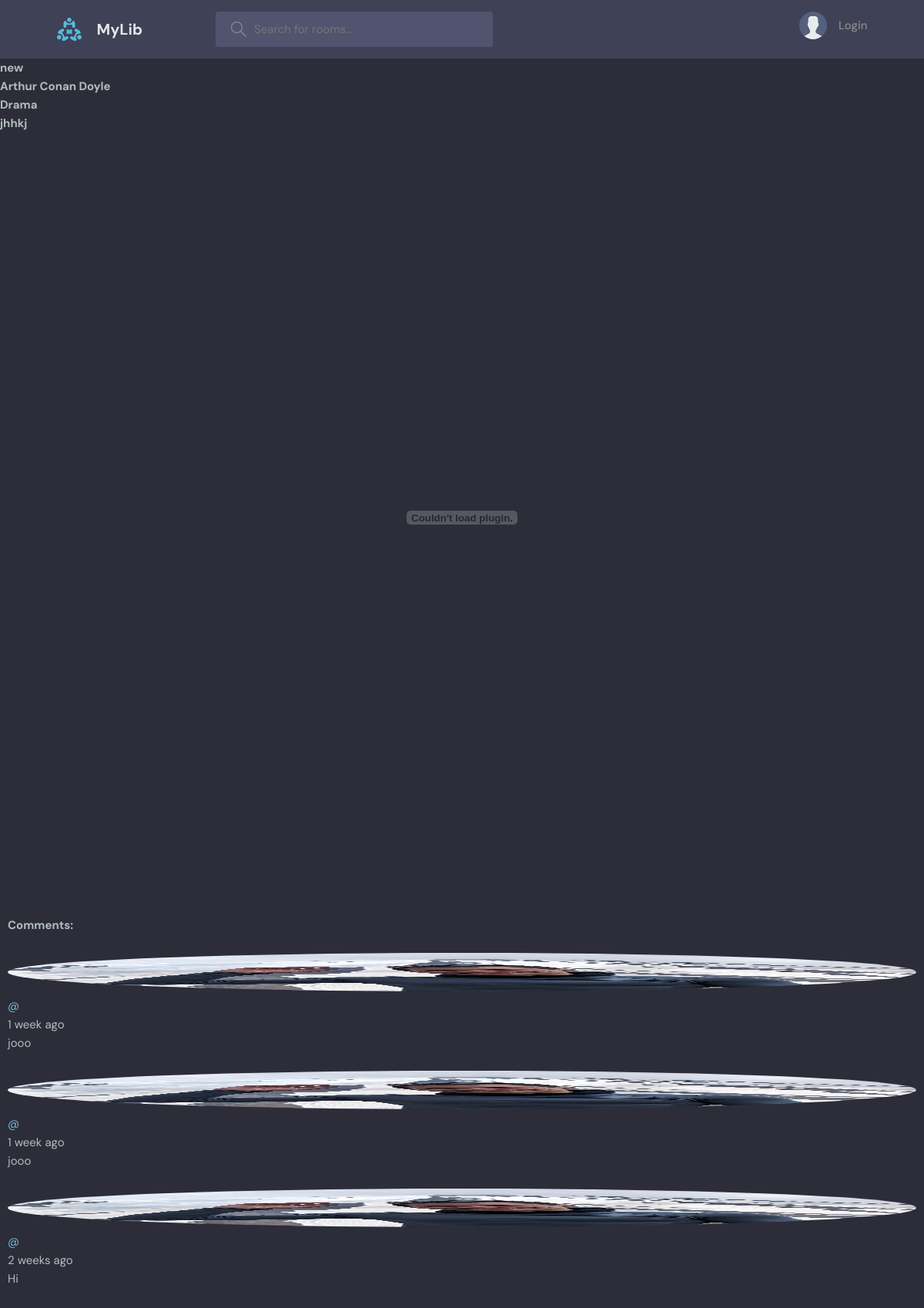
/reading/7/, run on the app's committed database.
### base/models.py (models this page shows, shortened)
class Book(models.Model):
    creator = models.ForeignKey('User', on_delete=models.SET("Unknown User"))
    picture = models.ImageField(null=True, blank=True, default="no_cover.png")
    name = models.CharField(max_length=200)
    author = models.ForeignKey(Author, on_delete=models.SET("Unknown Author"))
    genre = models.ManyToManyField(Genre, related_name='books', blank=True)
    description = models.TextField(max_length=1000)
    file = models.FileField(null=True)
    updated = models.DateTimeField(auto_now=True)  # when updated
    created = models.DateTimeField(auto_now_add=True)  # when created
    class Meta:
        ordering = ['-name']

class Author(models.Model):
    name = models.CharField(max_length=200)
    def __str__(self):
        return self.name

class Genre(models.Model):
    name = models.CharField(max_length=200)
    def __str__(self):
        return self.name

class Comment(models.Model):
    user = models.ForeignKey(User, on_delete=models.CASCADE)
    book = models.ForeignKey(Book, on_delete=models.CASCADE)
    body = models.TextField()
    updated = models.DateTimeField(auto_now=True)
    created = models.DateTimeField(auto_now_add=True)
    class Meta:
        ordering = ['-updated', '-created']

class User(AbstractUser):
    books = models.ManyToManyField(Book, related_name='users', blank=True)
    bio = models.TextField(null=True)
    avatar = models.ImageField(null=True, default="avatar.svg")

### base/views.py (the view)
# urls.py: path('reading/<str:id>/', views.reading, name='reading'),
def reading(request, id):
    book = Book.objects.get(id=id)
    book_comments = book.comment_set.all().order_by('-created')
    if request.method == "POST":
        comment = Comment.objects.create(
            user=request.user,
            book=book,
            body=request.POST.get('body')
        )
    return render(request, 'base/reading.html', {'book': book, 'comments': book_comments})

### base/templates/base/reading.html (shortened to what this page needs)
{% extends 'main.html'%}
{%block content%}
    <h1>{{ book.name }}</h1>
    <h2>{{ book.author }}</h2>
    <h3>
        {% for genre in book.genre.all %}
            {{ genre }}
        {% endfor %}
    </h3>
    <h4>{{ book.description }}</h4>
    {% load static %}
    <embed src="{% static book.file.url %}" width="100%" height="1000" scrolling="auto"/>
    <br>
    <div style="margin: 10px;">
        <h2>Comments:</h2>
        <br>
        {% for comment in comments %}
          <div>
          <img src="{{ comment.user.avatar.url }}" width="50px" height="50px" style="border-radius: 50%;" />
          <a href="{% url 'profile' comment.user.id %}" class="thread__authorInfo">
            <span>@{{user.username}}</span>
          </a>
          <span>{{comment.created|timesince}} ago</span>
          </div>
            <div>
                {{comment.body}}
            </div>
            <br>
        {% endfor %}
    </div>
{% endblock %}

### templates/main.html (shortened to what this page needs)
<!DOCTYPE html>
{% load static %}
<html lang="en">
  <head>
    {% load static %}
    <link rel="stylesheet" href="{% static 'styles/style1.css' %}">
  </head>
  <body>
    {% include 'navbar.html' %}
    {% block content %}
    {% endblock %}
  </body>
</html>

### templates/navbar.html (shortened to what this page needs)
{% load static %}
<header class="header header--loggedIn">
      <div class="container">
        <a href="{% url 'home' %}" class="header__logo">
          <img src="{% static 'images/logo.svg' %}" />
          <h1>MyLib</h1>
        </a>
        <form class="header__search" method="GET" action="{% url 'home' %}">
          <label>
            <input name="q" placeholder="Search for rooms..." />
          </label>
        </form>
        <nav class="header__menu">
          {% if request.user.is_authenticated %}
          <div class="header__user">
            <a href="{% url 'profile' request.user.id %}">
              <div class="avatar avatar--medium active">
                <img src="{{request.user.avatar.url}}" />
              </div>
              <p>{{ request.user.username }} <span>@{{ request.user.username }}</span></p>
            </a>
            <button class="dropdown-button">
              <svg version="1.1" xmlns="http://www.w3.org/2000/svg" width="32" height="32" viewBox="0 0 32 32">
                <title>chevron-down</title>
                <path d="M16 21l-13-13h-3l16 16 16-16h-3l-13 13z"></path>
              </svg>
            </button>
          </div>
          {% else %}
          <a href="{% url 'login' %}">
            <img src="{% static 'images/avatar.svg' %}" />
            <p>Login</p>
          </a>
          {% endif %}
        </nav>
      </div>
    </header>

### static/styles/style1.css (style rules this page uses)
:root { --color-main: #71c6dd; --color-main-light: #e1f6fb; --color-dark: #3f4156; --color-dark-medium: #51546e; --color-dark-light: #696d97; --color-light: #e5e5e5; --color-gray: #8b8b8b; --color-light-gray: #b2bdbd; --color-bg: #2d2d39; --color-success: #5dd693; --color-error: #fc4b0b; }
* { font-family: "DM Sans", -apple-system, BlinkMacSystemFont, "Segoe UI", Roboto, Oxygen, Ubuntu, Cantarell, "Open Sans", "Helvetica Neue", sans-serif; margin: 0; padding: 0; box-sizing: border-box; text-rendering: optimizeLegibility; font-size: inherit; }
html { font-size: 56.25%; }
@media only screen and (min-width: 1200px) { html { font-size: 62.5%; } }
body { line-height: 1.6; font-weight: 400; font-size: 1.5rem; color: var(--color-light-gray); background-color: var(--color-bg); min-height: 100vh; }
img { width: 100%; }
a { display: inline-block; color: var(--color-main); text-decoration: none; }
.container { max-width: 120rem; width: 90%; margin: auto; }
.header { padding: 1.5rem; background-color: var(--color-dark); }
.header > .container { display: flex; gap: 9.5rem; }
.header__logo, .header__user { display: flex; gap: 2rem; align-items: center; }
.header__logo > img { height: 3.2rem; width: 3.2rem; }
.header__logo > h1 { font-weight: 700; font-size: 2rem; color: var(--color-light); }
.header__search > label { background-color: var(--color-dark-medium); padding: 1.3rem 1rem; display: flex; align-items: center; gap: 1rem; border-radius: 4px; }
.header__search svg { fill: var(--color-gray); width: 2rem; height: 2rem; margin-left: 1rem; }
.header__search input { width: 30rem; background: transparent; border: none; outline: none; color: var(--color-light); }
.header__menu { margin-left: auto; position: relative; }
.header__menu a { display: flex; gap: 1.5rem; align-items: center; font-weight: 500; text-decoration: none; color: var(--color-gray); }
.header__menu img { height: 3.6rem; }
.header__menu p { line-height: 1.2; }
.thread__authorInfo { display: flex; align-items: center; gap: 1rem; }

### data on the page
Book: name "new", author "Arthur Conan Doyle", description "jhhkj"
Genre: name "Drama"
Comment: user.avatar (picture), created "1 week", body "jooo"
Comment: user.avatar (picture), created "1 week", body "jooo"
Comment: user.avatar (picture), created "2 weeks", body "Hi"
